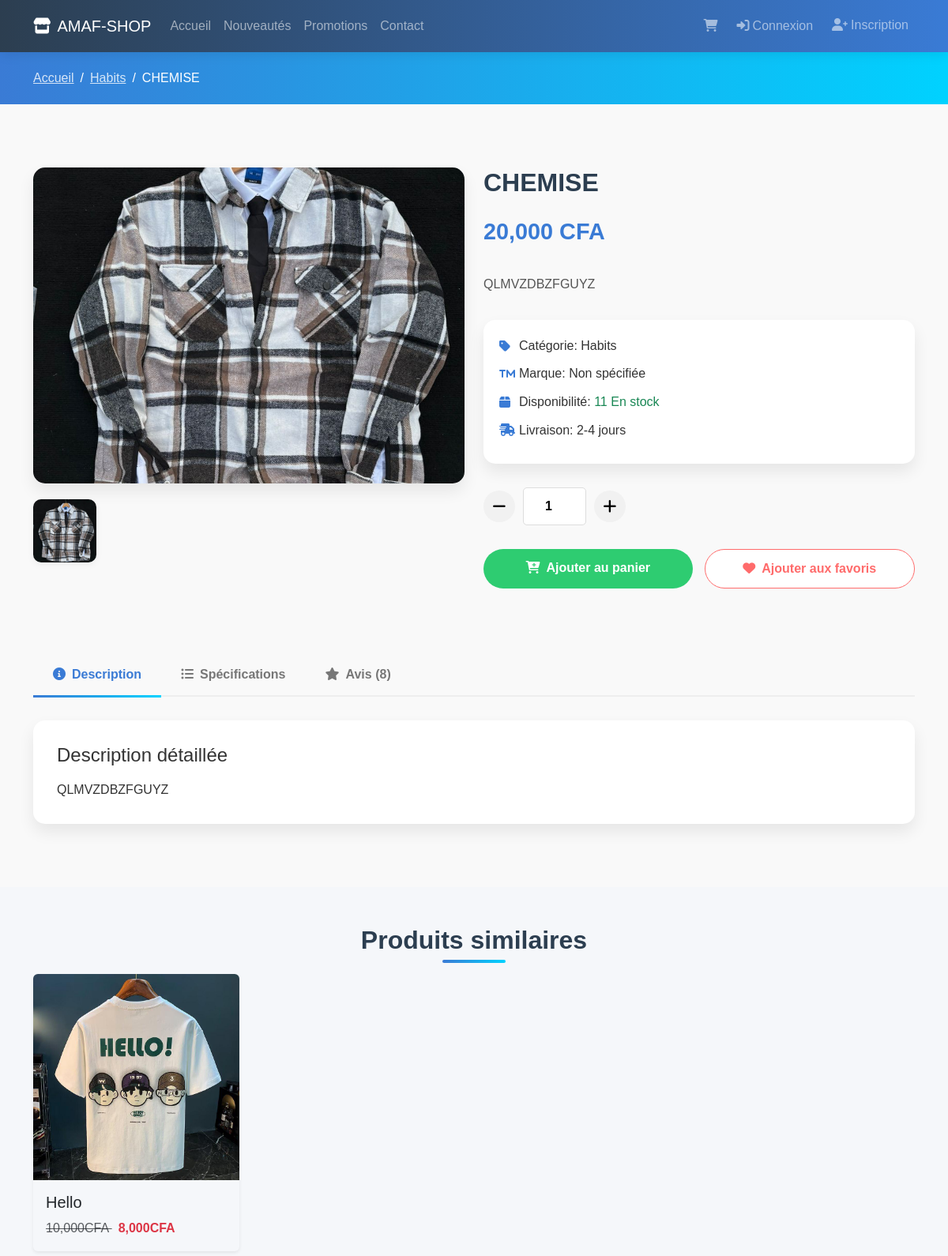
Screenshot of /produit.php?id=17 with the database file from the repository.
### tables this page shows
CREATE TABLE IF NOT EXISTS `produit` (
  `id` int NOT NULL AUTO_INCREMENT,
  `nom` varchar(70) NOT NULL,
  `description` text,
  `prix` decimal(10,2) NOT NULL,
  `stock` int NOT NULL,
  `categorie_id` int NOT NULL,
  `taille` varchar(10) DEFAULT NULL,
  `couleur` varchar(50) DEFAULT NULL,
  `marque` varchar(90) DEFAULT NULL,
  `promotion` decimal(10,2) DEFAULT NULL,
  `image_url` varchar(95) DEFAULT NULL,
  PRIMARY KEY (`id`),
  KEY `categorie_id` (`categorie_id`)
);

CREATE TABLE IF NOT EXISTS `categorie` (
  `id` int NOT NULL AUTO_INCREMENT,
  `nom` varchar(70) NOT NULL,
  `description` text,
  `image_url` varchar(150) DEFAULT NULL,
  PRIMARY KEY (`id`)
);

### produit.php (the view, shortened to what this page needs)
<?php
require 'config.php';
$produit_id = isset($_GET['id']) ? intval($_GET['id']) : 0;
$query = "SELECT p.*, c.nom as categorie_nom
          FROM produit p
          LEFT JOIN categorie c ON p.categorie_id = c.id
          WHERE p.id = ?";
$stmt = $conn->prepare($query);
$stmt->bind_param("i", $produit_id);
$stmt->execute();
$result = $stmt->get_result();
$produit = $result->fetch_assoc();
$query_similaires = "SELECT p.*, c.nom as categorie_nom
                    FROM produit p
                    LEFT JOIN categorie c ON p.categorie_id = c.id
                    WHERE p.categorie_id = ? AND p.id != ?
                    ORDER BY RAND()
                    LIMIT 4";
$stmt_similaires = $conn->prepare($query_similaires);
$stmt_similaires->bind_param("ii", $produit['categorie_id'], $produit_id);
$stmt_similaires->execute();
$result_similaires = $stmt_similaires->get_result();
?>
<!DOCTYPE html>
<html lang="fr">
<head>
    <link rel="stylesheet" href="https://cdn.jsdelivr.net/npm/bootstrap@5.3.0/dist/css/bootstrap.min.css">
    <link rel="stylesheet" href="https://cdnjs.cloudflare.com/ajax/libs/font-awesome/6.0.0/css/all.min.css">
    <link rel="stylesheet" href="https://cdnjs.cloudflare.com/ajax/libs/animate.css/4.1.1/animate.min.css">
</head>
<body>
    <nav class="navbar navbar-expand-lg navbar-dark">
        <div class="container">
            <a class="navbar-brand animate__animated animate__fadeIn" href="index.php">
                <i class="fas fa-store me-2"></i>AMAF-SHOP
            </a>
            <div class="collapse navbar-collapse" id="navbarNav">
                <ul class="navbar-nav me-auto">
                    <li class="nav-item">
                        <a class="nav-link" href="index.php">Accueil</a>
                    </li>
                    <li class="nav-item">
                        <a class="nav-link" href="index.php#nouveautes">Nouveautés</a>
                    </li>
                    <li class="nav-item">
                        <a class="nav-link" href="index.php#promotions">Promotions</a>
                    </li>
                    <li class="nav-item">
                        <a class="nav-link" href="index.php#contact">Contact</a>
                    </li>
                </ul>
                <ul class="navbar-nav">
                    <li class="nav-item me-2">
                        <a class="nav-link cart-icon" href="panier.php">
                            <i class="fas fa-shopping-cart"></i>
                        </a>
                    </li>
                    <?php if (isset($_SESSION['user_id'])): ?>
                        <li class="nav-item dropdown">
                            <a class="nav-link dropdown-toggle" href="#" id="userDropdown" role="button" data-bs-toggle="dropdown">
                                <i class="fas fa-user-circle me-1"></i><?= htmlspecialchars($_SESSION['user_name']) ?>
                            </a>
                            <ul class="dropdown-menu dropdown-menu-end animate__animated animate__fadeIn">
                                <li><a class="dropdown-item" href="profil.php"><i class="fas fa-user me-2"></i>Mon Profil</a></li>
                                <li><a class="dropdown-item" href="mes_commandes.php"><i class="fas fa-shopping-bag me-2"></i>Mes Commandes</a></li>
                                <li><hr class="dropdown-divider"></li>
                                <li><a class="dropdown-item" href="logout.php"><i class="fas fa-sign-out-alt me-2"></i>Déconnexion</a></li>
                            </ul>
                        </li>
                    <?php else: ?>
                        <li class="nav-item me-2">
                            <a class="nav-link" href="login.php">
                                <i class="fas fa-sign-in-alt me-1"></i>Connexion
                            </a>
                        </li>
                        <li class="nav-item">
                            <a class="nav-link btn btn-outline-light btn-sm animate__animated animate__pulse animate__infinite" href="register.php">
                                <i class="fas fa-user-plus me-1"></i>Inscription
                            </a>
                        </li>
                    <?php endif; ?>
                </ul>
            </div>
        </div>
    </nav>
    <section class="breadcrumb-section">
        <div class="container">
            <nav aria-label="breadcrumb">
                <ol class="breadcrumb mb-0">
                    <li class="breadcrumb-item"><a href="index.php">Accueil</a></li>
                    <?php if (!empty($produit['categorie_nom'])): ?>
                        <li class="breadcrumb-item"><a href="index.php?categorie=<?= $produit['categorie_id'] ?>"><?= htmlspecialchars($produit['categorie_nom']) ?></a></li>
                    <?php endif; ?>
                    <li class="breadcrumb-item active" aria-current="page"><?= htmlspecialchars($produit['nom']) ?></li>
                </ol>
            </nav>
        </div>
    </section>
    <section class="product-detail-section">
        <div class="container">
            <div class="row">
                <div class="col-md-6 mb-4">
                    <div class="product-detail-img-container animate__animated animate__fadeIn">
                    </div>
                    <div class="product-thumbnails">
        <?php
        $imageFields = ['image_url', 'image_url2', 'image_url3', 'image_url4'];
        foreach ($imageFields as $index => $field) {
            if (!empty($produit[$field])) { ?>
                <div class="thumbnail-item <?= $index === 0 ? 'active' : '' ?>" data-src="<?= htmlspecialchars($produit[$field]) ?>">
                    <img src="<?= htmlspecialchars($produit[$field]) ?>" alt="Thumbnail <?= $index + 1 ?>">
                </div>
        <?php }
        } ?>
     </div>
                </div>
                <div class="col-md-6">
                    <h1 class="product-detail-title"><?= htmlspecialchars($produit['nom']) ?></h1>
                    <div class="product-detail-price">
                        <?php if ($produit['promotion'] > 0): ?>
                            <span class="product-detail-old-price"><?= number_format($produit['prix']) ?> CFA</span>
                            <span><?= number_format($produit['prix']- ($produit['promotion'])) ?> CFA</span>
                            <span class="product-detail-discount ms-3">-<?= $produit['promotion'] ?></span>
                        <?php else: ?>
                            <span><?= number_format($produit['prix']) ?> CFA</span>
                        <?php endif; ?>
                    </div>
                    <div class="product-detail-description">
                        <?php if (!empty($produit['description'])): ?>
                            <?= nl2br(htmlspecialchars($produit['description'])) ?>
                        <?php endif; ?>
                    </div>
                    <div class="product-detail-meta">
                        <div>
                            <i class="fas fa-tag"></i>
                            <span>Catégorie: <?= htmlspecialchars($produit['categorie_nom'] ?: 'Non catégorisé') ?></span>
                        </div>
                        <div>
                            <i class="fas fa-trademark"></i>
                            <span>Marque: <?= htmlspecialchars($produit['marque'] ?: 'Non spécifiée') ?></span>
                        </div>
                        <div>
                            <i class="fas fa-box"></i>
                            <span>Disponibilité: <span class="text-success"><?= number_format($produit['stock']) ?> En stock</span></span>
                        </div>
                        <div>
                            <i class="fas fa-shipping-fast"></i>
                            <span>Livraison: 2-4 jours</span>
                        </div>
                    </div>
                    <div class="product-detail-quantity">
                        <button class="quantity-btn quantity-minus">
                            <i class="fas fa-minus"></i>
                        </button>
                        <input type="number" class="quantity-input" value="1" min="1" max="10">
                        <button class="quantity-btn quantity-plus">
                            <i class="fas fa-plus"></i>
                        </button>
                    </div>
                    <div class="product-detail-actions">
                        <a href="ajouter_panier.php?id=<?= $produit['id'] ?>" class="btn btn-add-to-cart">
                            <i class="fas fa-cart-plus me-2"></i>Ajouter au panier
                        </a>
                        <button class="btn btn-wishlist">
                            <i class="fas fa-heart me-2"></i>Ajouter aux favoris
                        </button>
                    </div>
                </div>
            </div>
            <div class="product-tabs">
                <ul class="nav nav-tabs" id="productTabs" role="tablist">
                    <li class="nav-item" role="presentation">
                        <button class="nav-link active" id="description-tab" data-bs-toggle="tab" data-bs-target="#description" type="button" role="tab" aria-controls="description" aria-selected="true">
                            <i class="fas fa-info-circle me-2"></i>Description
                        </button>
                    </li>
                    <li class="nav-item" role="presentation">
                        <button class="nav-link" id="specifications-tab" data-bs-toggle="tab" data-bs-target="#specifications" type="button" role="tab" aria-controls="specifications" aria-selected="false">
                            <i class="fas fa-list-ul me-2"></i>Spécifications
                        </button>
                    </li>
                    <li class="nav-item" role="presentation">
                        <button class="nav-link" id="reviews-tab" data-bs-toggle="tab" data-bs-target="#reviews" type="button" role="tab" aria-controls="reviews" aria-selected="false">
                            <i class="fas fa-star me-2"></i>Avis (8)
                        </button>
                    </li>
                </ul>
                <div class="tab-content" id="productTabsContent">
                    <div class="tab-pane fade show active" id="description" role="tabpanel" aria-labelledby="description-tab">
                        <h4 class="mb-3">Description détaillée</h4>
                        <?php if (!empty($produit['description'])): ?>
                            <?= nl2br(htmlspecialchars($produit['description'])) ?>
                        <?php endif; ?>
                    </div>
                </div>
            </div>
        </div>
    </section>
    <section class="similar-products-section py-5">
        <div class="container">
            <h2 class="section-title text-center mb-4">Produits similaires</h2>
            <div class="row row-cols-1 row-cols-sm-2 row-cols-md-3 row-cols-lg-4 g-4">
                <?php
                if ($result_similaires && $result_similaires->num_rows > 0):
                    while ($produit_similaire = $result_similaires->fetch_assoc()):
                ?>
                    <div class="col" data-aos="fade-up">
                        <div class="product-card h-100 shadow-sm rounded overflow-hidden">
                            <a href="produit.php?id=<?= $produit_similaire['id'] ?>" class="text-decoration-none">
                                <div class="product-image-container">
                                    <img src="<?= htmlspecialchars($produit_similaire['image_url']) ?>"
                                         alt="<?= htmlspecialchars($produit_similaire['nom']) ?>"
                                         class="product-image img-fluid">
                                </div>
                                <div class="product-info p-3">
                                    <h5 class="product-title text-dark mb-2"><?= htmlspecialchars($produit_similaire['nom']) ?></h5>
                                    <div class="product-price">
                                        <?php if ($produit_similaire['promotion'] > 0): ?>
                                            <span class="text-decoration-line-through text-muted me-2">
                                                <?= number_format($produit_similaire['prix'], ) ?>CFA
                                            </span>
                                            <span class="text-danger fw-bold">
                                                <?= number_format($produit_similaire['prix'] - ( $produit_similaire['promotion'] ), ) ?>CFA
                                            </span>
                                        <?php else: ?>
                                            <span class="text-primary fw-bold"><?= number_format($produit_similaire['prix'], ) ?>CFA</span>
                                        <?php endif; ?>
                                    </div>
                                </div>
                            </a>
                        </div>
                    </div>
                <?php
                    endwhile;
                endif;
                ?>
            </div>
        </div>
    </section>
</body>
</html>

### rows the page displays
produit: categorie.nom "Habits", nom "CHEMISE", image_url (picture), prix "20,000", description "QLMVZDBZFGUYZ", marque "Non spécifiée", stock "11"
produit: image_url (picture), nom "Hello", prix "10,000", $produit_similaire['prix'] - ( $produit_similaire['promotion'] ) "8,000"
